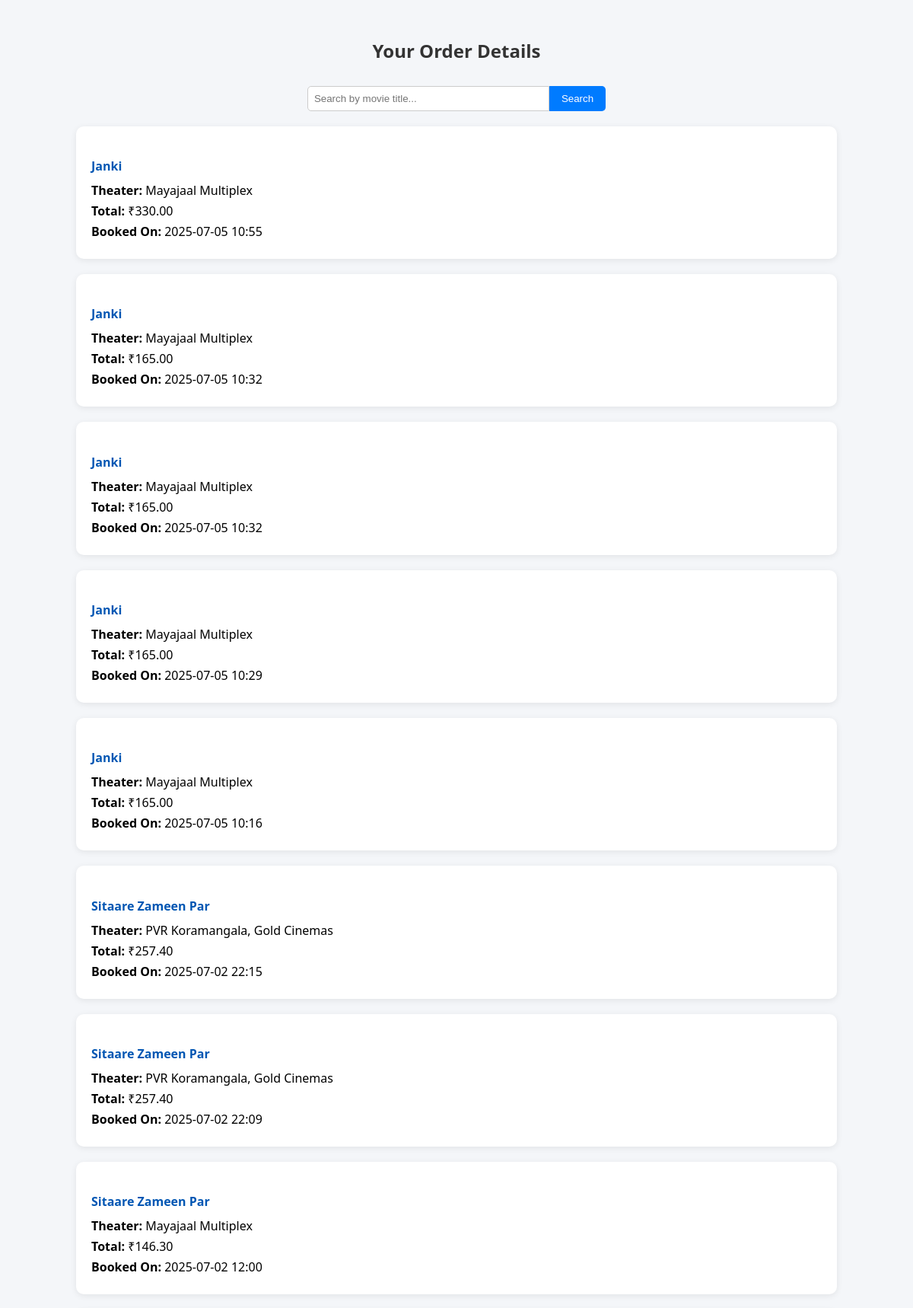
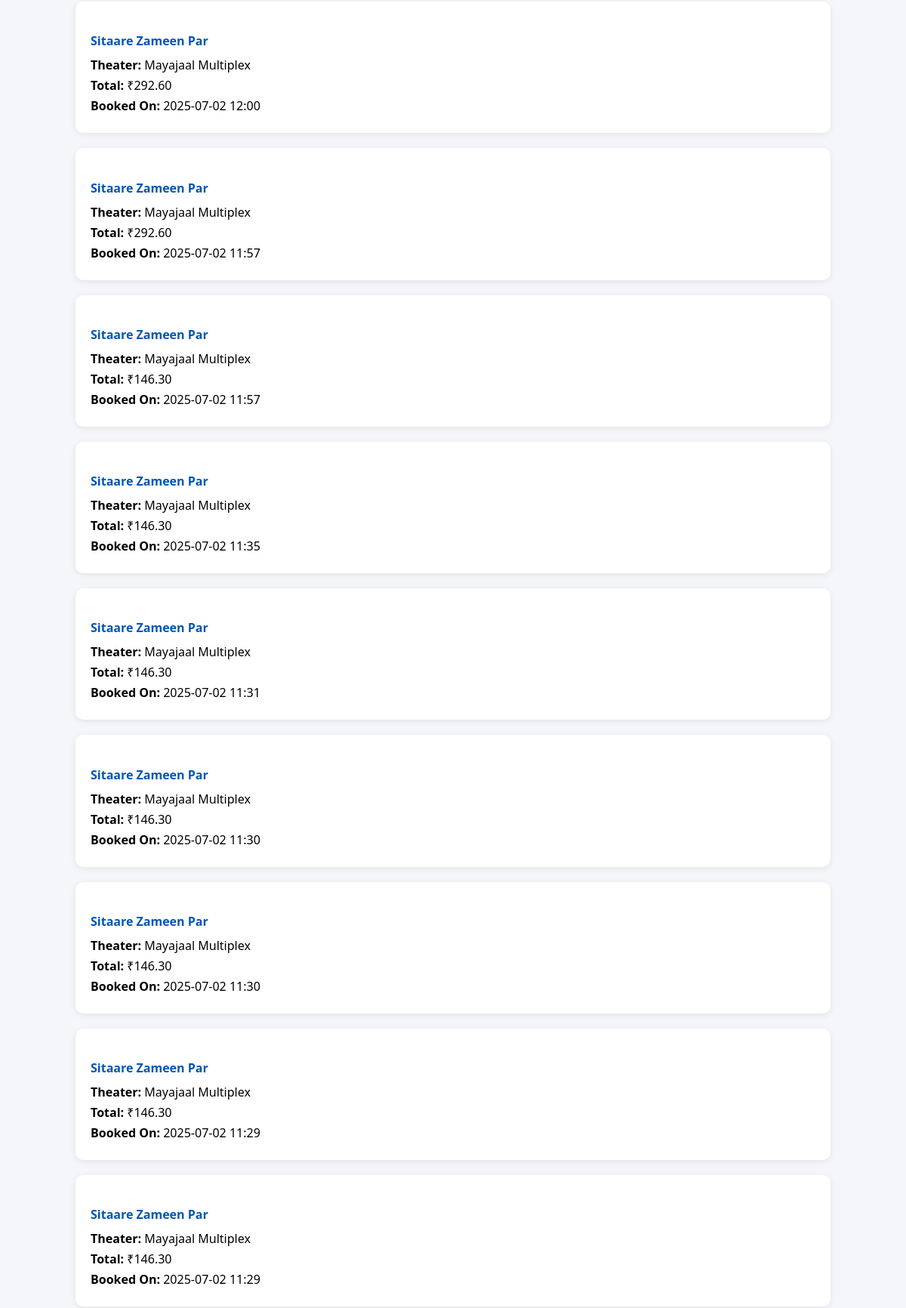
/bookings/order/ (signed in, upper part), run on the app's committed database (2 pictures, top to bottom).
### bookings/models.py (models this page shows)
class Booking(models.Model):
    user=models.ForeignKey(User,on_delete=models.CASCADE)
    showtime=models.ForeignKey(Showtime,on_delete=models.CASCADE)
    booking_time=models.DateTimeField(auto_now_add=True)
    status=models.CharField(max_length=10,default='pending',
                    choices=[['pending','pending'],['canceled','canceled'],['booked','booked']])
    total_amount=models.DecimalField(max_digits=10,decimal_places=2,null=True,blank=True)

### theaters/models.py (models this page shows, shortened)
class Showtime(models.Model):
    theater = models.ForeignKey(Theater, on_delete=models.CASCADE)
    movie= models.ForeignKey(Movie,on_delete=models.CASCADE)
    showtime = models.DateTimeField()
    regular_price = models.DecimalField(max_digits=10, decimal_places=2, null=True, blank=True)
    silver_price = models.DecimalField(max_digits=10, decimal_places=2, null=True, blank=True)
    gold_price = models.DecimalField(max_digits=10, decimal_places=2, null=True, blank=True)

class Theater(models.Model):
    name = models.CharField(max_length=1000)
    city = models.CharField(max_length=250)
    address = models.TextField(max_length=255)

### movies/models.py (models this page shows, shortened)
class Movie(models.Model):
    title= models.CharField(max_length=255)
    genre= models.CharField(max_length=255, choices=genres,null=True, blank=True)
    language= models.CharField(max_length=255, choices=languages,null=True, blank=True)
    synopsis= models.TextField(null=True, blank=True)
    duration_minutes= models.IntegerField(null=True, blank=True)
    release_date= models.DateField(null=True, blank=True)
    trailer_url= models.URLField(null=True, blank=True)
    status= models.CharField(max_length=255, choices=[('Upcoming', 'Upcoming'), ('Realeased', 'Realeased')], null=True, blank=True)
    created_at= models.DateTimeField(auto_now_add=True)
    movie_image= models.ImageField(upload_to='movies/', null=True, blank=True)
    slug=models.CharField(max_length=2000,null=True,blank=True)

### bookings/views.py (the view)
# urls.py: path('order/', views.view_bookings, name='order'),
@login_required
def view_bookings(request):
    bookings = Booking.objects.filter(user=request.user).select_related(
        'showtime__movie',
        'showtime__theater',
    ).prefetch_related(
        'bookingseat_set__seat'
    ).order_by('-booking_time')
    movie_title = request.GET.get('movie')
    if movie_title:
        bookings = bookings.filter(showtime__movie__title__icontains=movie_title)
    return render(request, 'bookings/order_details.html', {'bookings': bookings})

### templates/bookings/order_details.html (shortened to what this page needs)
<!DOCTYPE html>
<html lang="en">
<head>
</head>
<body>
    <div class="container">
        <h2>Your Order Details</h2>
        <form class="search-form" method="get">
            <input type="text" name="movie" placeholder="Search by movie title..." value="{{ request.GET.movie }}">
            <button type="submit">Search</button>
        </form>
        {% if bookings %}
            {% for booking in bookings %}
                <div class="card">
                    <h4>{{ booking.showtime.movie.title }}</h4>
                    <div class="detail"><strong>Theater:</strong> {{ booking.showtime.theater.name }}</div>
                    <div class="detail"><strong>Total:</strong> ₹{{ booking.total_amount }}</div>
                    <div class="detail"><strong>Booked On:</strong> {{ booking.booking_time|date:"Y-m-d H:i" }}</div>
                </div>
            {% endfor %}
        {% else %}
            <div class="no-bookings">No bookings found.</div>
        {% endif %}
    </div>
</body>
</html>

### templates/bookings/order_details.html (style rules this page uses)
body { font-family: 'Segoe UI', sans-serif; background-color: #f4f6f9; margin: 0; padding: 30px; }
.container { max-width: 1000px; margin: auto; }
h2 { text-align: center; margin-bottom: 30px; color: #333; }
.search-form { display: flex; justify-content: center; margin-bottom: 20px; }
.search-form input[type="text"] { padding: 8px; width: 300px; border: 1px solid #ccc; border-radius: 5px 0 0 5px; outline: none; }
.search-form button { padding: 8px 16px; border: none; background-color: #007bff; color: white; border-radius: 0 5px 5px 0; cursor: pointer; }
.card { background: white; padding: 20px; border-radius: 10px; margin-bottom: 20px; box-shadow: 0 2px 8px rgba(0, 0, 0, 0.08); }
.card h4 { margin-bottom: 10px; color: #0056b3; }
.card .detail { margin: 5px 0; }

### data on the page
Booking: showtime.movie "Janki", showtime.theater.name "Mayajaal Multiplex", total_amount "330.00", booking_time "2025-07-05 10:55"
Booking: showtime.movie "Janki", showtime.theater.name "Mayajaal Multiplex", total_amount "165.00", booking_time "2025-07-05 10:32"
Booking: showtime.movie "Janki", showtime.theater.name "Mayajaal Multiplex", total_amount "165.00", booking_time "2025-07-05 10:32"
Booking: showtime.movie "Janki", showtime.theater.name "Mayajaal Multiplex", total_amount "165.00", booking_time "2025-07-05 10:29"
Booking: showtime.movie "Janki", showtime.theater.name "Mayajaal Multiplex", total_amount "165.00", booking_time "2025-07-05 10:16"
Booking: showtime.movie "Sitaare Zameen Par", showtime.theater.name "PVR Koramangala, Gold Cinemas", total_amount "257.40", booking_time "2025-07-02 22:15"
Booking: showtime.movie "Sitaare Zameen Par", showtime.theater.name "PVR Koramangala, Gold Cinemas", total_amount "257.40", booking_time "2025-07-02 22:09"
Booking: showtime.movie "Sitaare Zameen Par", showtime.theater.name "Mayajaal Multiplex", total_amount "146.30", booking_time "2025-07-02 12:00"
Booking: showtime.movie "Sitaare Zameen Par", showtime.theater.name "Mayajaal Multiplex", total_amount "292.60", booking_time "2025-07-02 12:00"
Booking: showtime.movie "Sitaare Zameen Par", showtime.theater.name "Mayajaal Multiplex", total_amount "292.60", booking_time "2025-07-02 11:57"
Booking: showtime.movie "Sitaare Zameen Par", showtime.theater.name "Mayajaal Multiplex", total_amount "146.30", booking_time "2025-07-02 11:57"
Booking: showtime.movie "Sitaare Zameen Par", showtime.theater.name "Mayajaal Multiplex", total_amount "146.30", booking_time "2025-07-02 11:35"
Booking: showtime.movie "Sitaare Zameen Par", showtime.theater.name "Mayajaal Multiplex", total_amount "146.30", booking_time "2025-07-02 11:31"
Booking: showtime.movie "Sitaare Zameen Par", showtime.theater.name "Mayajaal Multiplex", total_amount "146.30", booking_time "2025-07-02 11:30"
Booking: showtime.movie "Sitaare Zameen Par", showtime.theater.name "Mayajaal Multiplex", total_amount "146.30", booking_time "2025-07-02 11:30"
Booking: showtime.movie "Sitaare Zameen Par", showtime.theater.name "Mayajaal Multiplex", total_amount "146.30", booking_time "2025-07-02 11:29"
Booking: showtime.movie "Sitaare Zameen Par", showtime.theater.name "Mayajaal Multiplex", total_amount "146.30", booking_time "2025-07-02 11:29"
